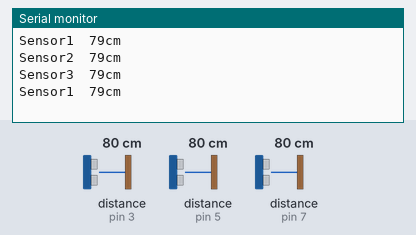
A sketch run on a simulated Arduino Uno, built with avr-gcc and run on an emulated ATmega328P. On the bench: the last lines printed to the serial monitor. Wiring (inferred from the names in the program): 3 × ultrasonic range finder: trigger pin 2, echo pin 3 / trigger pin 4, echo pin 5 / trigger pin 6, echo pin 7. The test bench sets the inputs (shaded band); at power-on: distance to the obstacle (sensors on pin 3, pin 5, pin 7) 80 cm. The echo pulse lasts 58.3 µs per cm.

Above: at 4.8 s.
4.9 s: distance to the obstacle (sensor on pin 3) set to 2 cm
At 5.9 s:
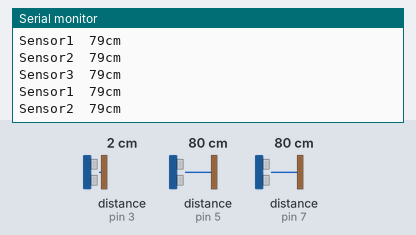
9.9 s: distance to the obstacle (sensor on pin 5) set to 2 cm
At 13.9 s:
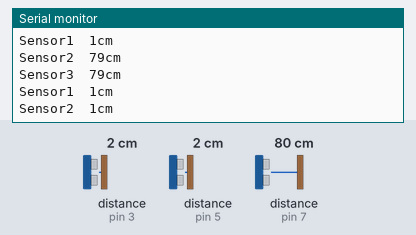
14.9 s: distance to the obstacle (sensor on pin 7) set to 2 cm
At 18.2 s:
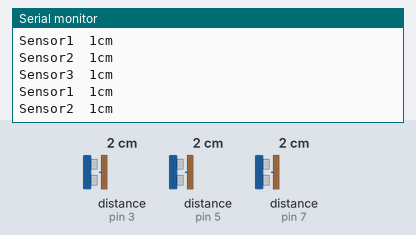
19.9 s: distance to the obstacle (sensor on pin 3) set to 4 cm
At 21.4 s:
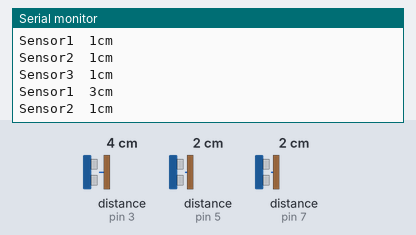
24.9 s: distance to the obstacle (sensor on pin 5) set to 4 cm
At 25.7 s:
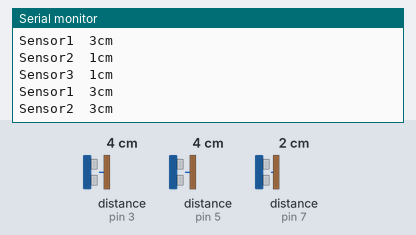
29.9 s: distance to the obstacle (sensor on pin 7) set to 4 cm
At 34.4 s:
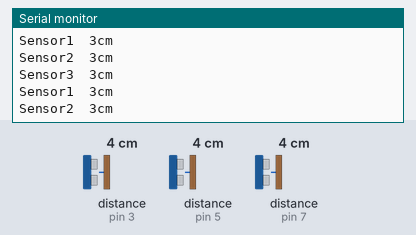
Timing chart, 0 to 35.9 s (numbered marks = the images above; inputs shaded):
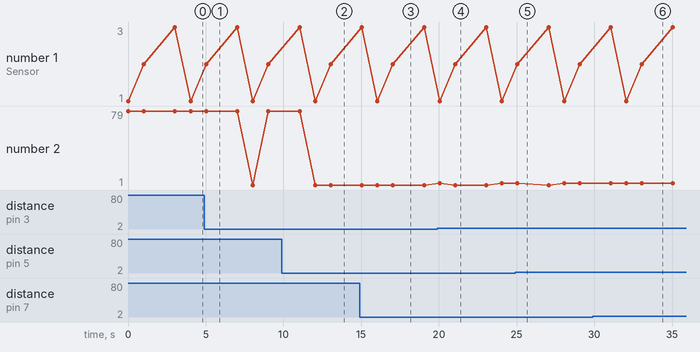

The sketch:

5Ultrasonic.ino
```cpp
int trigPin1=2;
int echoPin1=3;

int trigPin2=4;
int echoPin2=5;

int trigPin3=6;
int echoPin3=7;

//int trigPin4=8;
//int echoPin4=9;

//int trigPin5=10;
//int echoPin5=11;


void setup() {
  Serial.begin (9600);
  pinMode(trigPin1, OUTPUT);
  pinMode(echoPin1, INPUT);
   pinMode(trigPin2, OUTPUT);
  pinMode(echoPin2, INPUT);
   pinMode(trigPin3, OUTPUT);
  pinMode(echoPin3, INPUT);
   //pinMode(trigPin4, OUTPUT);
  //pinMode(echoPin4, INPUT);
   //pinMode(trigPin5, OUTPUT);
  //pinMode(echoPin5, INPUT);

}


void loop() {
  long duration1, distance1;
  digitalWrite(trigPin1, LOW);  // Added this line
  delayMicroseconds(2); // Added this line
  digitalWrite(trigPin1, HIGH);
  delayMicroseconds(10); // Added this line
  digitalWrite(trigPin1, LOW);
  duration1 = pulseIn(echoPin1, HIGH);
  distance1 = (duration1/2) / 29.1;

   if (distance1 >= 500 || distance1 <= 0){
    Serial.println("Out of range");
  }
  else {
    Serial.print ( "Sensor1  ");
    Serial.print ( distance1);
    Serial.println("cm");
  }
  delay(1000);
long duration2, distance2;
  digitalWrite(trigPin2, LOW);  // Added this line
  delayMicroseconds(2); // Added this line
  digitalWrite(trigPin2, HIGH);
  delayMicroseconds(10); // Added this line
  digitalWrite(trigPin2, LOW);
  duration2 = pulseIn(echoPin2, HIGH);
  distance2= (duration2/2) / 29.1;

   if (distance2 >= 500 || distance2 <= 0){
    Serial.println("Out of range");
  }
  else {
    Serial.print("Sensor2  ");
    Serial.print(distance2);
    Serial.println("cm");
  }
  delay(2000);
  long duration3, distance3;
  digitalWrite(trigPin3, LOW);  // Added this line
  delayMicroseconds(2); // Added this line
  digitalWrite(trigPin3, HIGH);
  delayMicroseconds(10); // Added this line
  digitalWrite(trigPin3, LOW);
  duration3 = pulseIn(echoPin3, HIGH);
  distance3= (duration3/2) / 29.1;

   if (distance3 >= 500 || distance3 <= 0){
    Serial.println("Out of range");
  }
  else {
    Serial.print("Sensor3  ");
    Serial.print(distance3);
    Serial.println("cm");
  }
  delay(1000);

  /*long duration4, distance4;
  digitalWrite(trigPin4, LOW);  // Added this line
  delayMicroseconds(2); // Added this line
  digitalWrite(trigPin4, HIGH);
  delayMicroseconds(10); // Added this line
  digitalWrite(trigPin4, LOW);
  duration4 = pulseIn(echoPin4, HIGH);
  distance4= (duration4/2) / 29.1;

   if (distance4 >= 500 || distance4 <= 0){
    Serial.print("Sensor4  ");
    Serial.print(distance3);
    Serial.println("cm");
  }
  else {
    Serial.print("Sensor4  ");
    Serial.print(distance4);
    Serial.println("cm");
  }
  delay(1000);
  Serial.println();


  long duration5, distance5;
  digitalWrite(trigPin5, LOW);  // Added this line
  delayMicroseconds(2); // Added this line
  digitalWrite(trigPin5, HIGH);
  delayMicroseconds(10); // Added this line
  digitalWrite(trigPin5, LOW);
  duration5 = pulseIn(echoPin5, HIGH);
  distance5= (duration5/2) / 29.1;

   if (distance5 >= 500 || distance5 <= 0){
    Serial.println("Out of range");
  }
  else {
    Serial.print("Sensor5  ");
    Serial.print(distance5);
    Serial.println("cm");
  }*/
  //delay(2000);

}
```

Measured:
- after the input at 9.9 s, the serial monitor: prints a new line after 3.1 s (image 2)
- after the input at 14.9 s, the serial monitor: prints a new line after 0.15 s (image 3)
- after the input at 19.9 s, the serial monitor: prints a new line after 0.15 s (image 4)
- after the input at 24.9 s, the serial monitor: prints a new line after 0.15 s (image 5)
- after the input at 29.9 s, the serial monitor: prints a new line after 1.2 s (image 6)
